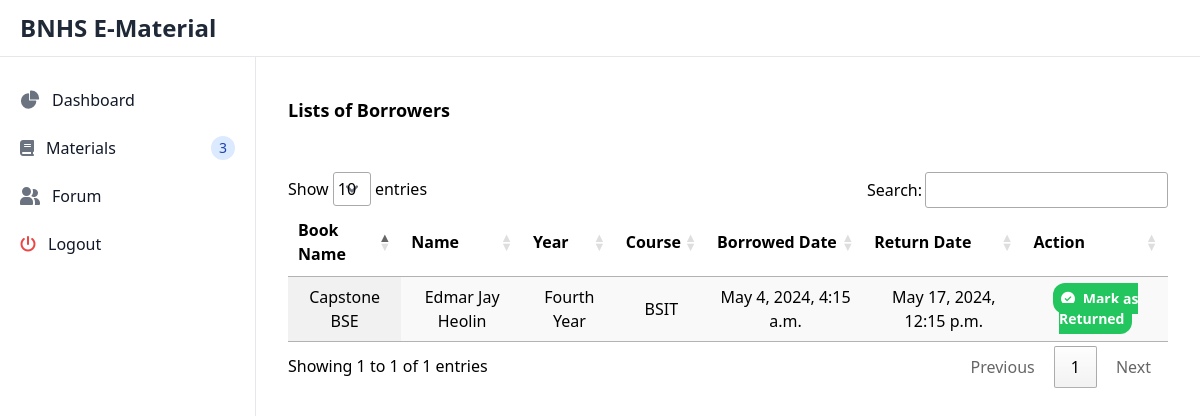
Screenshot of /librarian_dashboard (signed in) with the database file from the repository.
### users/models.py (models this page shows)
class Materials(models.Model):
    name = models.CharField(max_length=250)
    status = models.CharField(max_length=250)
    profile_pic = models.FileField(upload_to='media/', validators=[FileExtensionValidator(allowed_extensions=['png', 'jpeg', 'jpg'])],)
    borrowed_date = models.DateTimeField(default=now, blank=True, null=True)
    deadline = models.DateTimeField(default=now, blank=True, null=True)
    borrower = models.CharField(max_length=250, blank=True)
    borrower_year = models.CharField(max_length=250, blank=True)
    borrower_course = models.CharField(max_length=250, blank=True)

### users/views.py (the view)
# urls.py: path('librarian_dashboard', views.librarian_dashboard, name='librarian_dashboard'),
@login_required(login_url='/login')
def librarian_dashboard(request):
    materials = Materials.objects.filter(status='Not Available')
    context = {
        'materials': materials,
    }
    return render(request, 'librarian/dashboard.html', context)

### users/templates/librarian/dashboard.html (shortened to what this page needs)
{% load static tailwind_tags %}
<!DOCTYPE html>
<html lang="en">
	<head>
		<link
			rel="stylesheet"
			href="https://cdnjs.cloudflare.com/ajax/libs/font-awesome/6.5.2/css/all.min.css" />
		<link
			href="https://cdnjs.cloudflare.com/ajax/libs/flowbite/2.3.0/flowbite.min.css"
			rel="stylesheet" />
		<link
			rel="stylesheet"
			href="{% static 'css/style.css' %}" />
		<link
			rel="stylesheet"
			type="text/css"
			href="https://cdn.datatables.net/1.10.24/css/jquery.dataTables.css" />
		{% tailwind_css %}
	</head>
	<body class="font-arial leading-normal tracking-normal">
		{% include 'includes/LibrarianSidebar.html' %}
		<nav class="fixed top-0 z-50 w-full bg-white border-b border-gray-200">
			<div class="px-3 py-3 lg:px-5 lg:pl-3">
				<div class="flex items-center justify-between">
					<div class="flex items-center justify-start rtl:justify-end">
						<a
							href="#"
							class="flex ms-2 md:me-24">
							<span class="self-center text-xl font-semibold sm:text-2xl whitespace-nowrap text-gray-800">
								BNHS E-Material
							</span>
						</a>
					</div>
				</div>
			</div>
		</nav>
		<div class="p-4 sm:ml-64">
			<div class="p-4 mt-4">
				<p class="py-12 font-bold text-lg">Lists of Borrowers</p>
				<table
					id="sampleTable"
					class="display">
					<thead>
						<tr>
							<th>Book Name</th>
							<th>Name</th>
							<th>Year</th>
							<th>Course</th>
							<th>Borrowed Date</th>
							<th>Return Date</th>
							<th>Action</th>
						</tr>
					</thead>
					<tbody>
						{% for item in materials %}
						<tr class="text-center">
							<td>{{ item.name }}</td>
							<td>{{ item.borrower }}</td>
							<td>{{ item.borrower_year }}</td>
							<td>{{ item.borrower_course }}</td>
							<td>{{ item.borrowed_date }}</td>
							<td>{{ item.deadline|date:"F j, Y, g:i a" }}</td>
							<td class="text-sm font-semibold">
								<a href="{% url 'update_material' item.id %}" class="bg-green-500 text-white py-1.5 px-2 rounded-xl hover:bg-green-700 duration-300"><i class="fa fa-check-circle mr-1" aria-hidden="true"></i> Mark as Returned</a>
							</td>
						</tr>
						{% endfor %}
					</tbody>
				</table>
			</div>
		</div>
	</body>
</html>

### rows the page displays
Materials: name "Capstone BSE", borrower "Edmar Jay Heolin", borrower_year "Fourth Year", borrower_course "BSIT", borrowed_date "May 4, 2024, 4:15 a.m.", deadline "May 17, 2024, 12:15 p.m."
